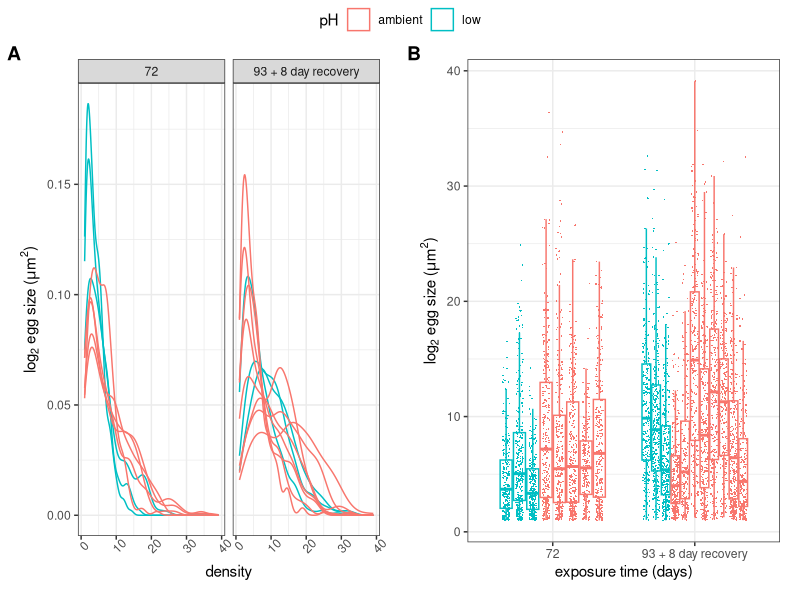
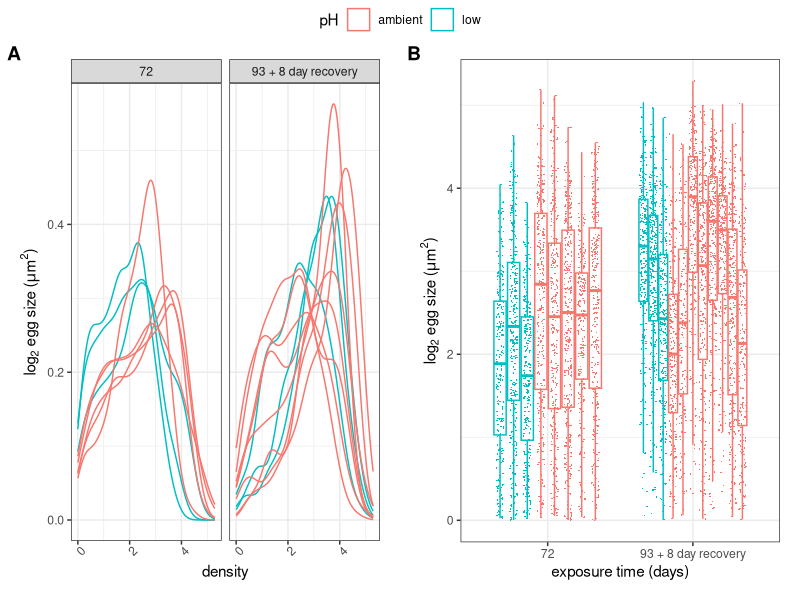
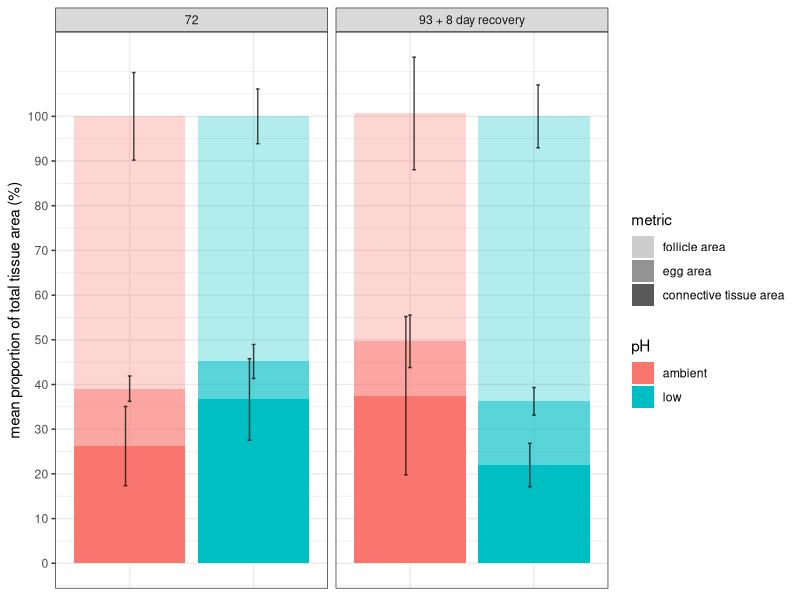
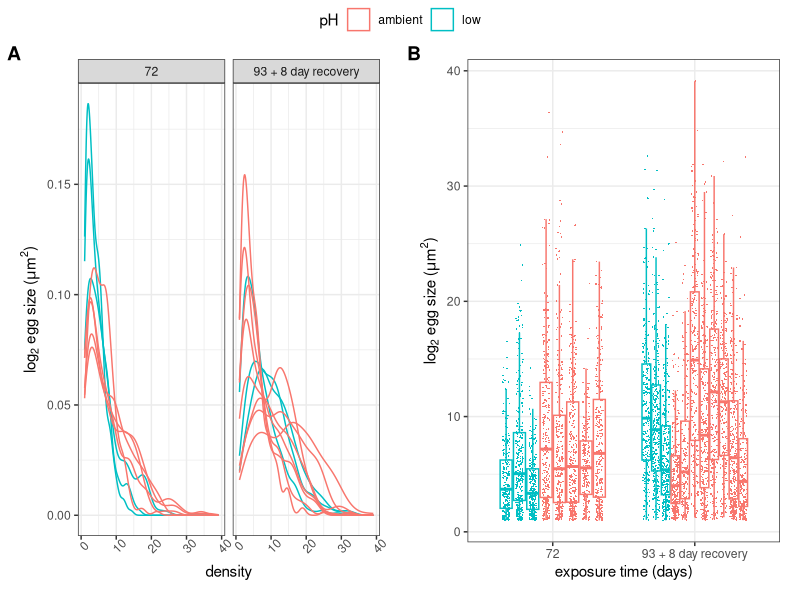
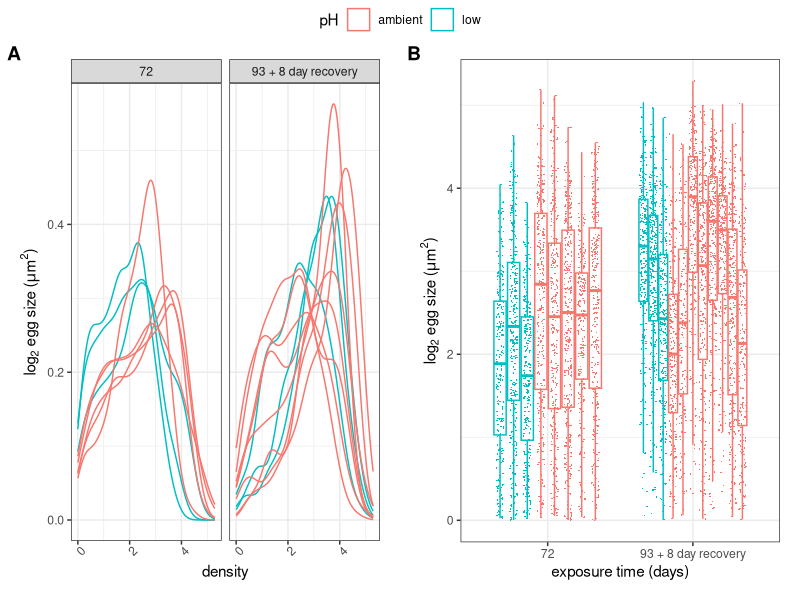
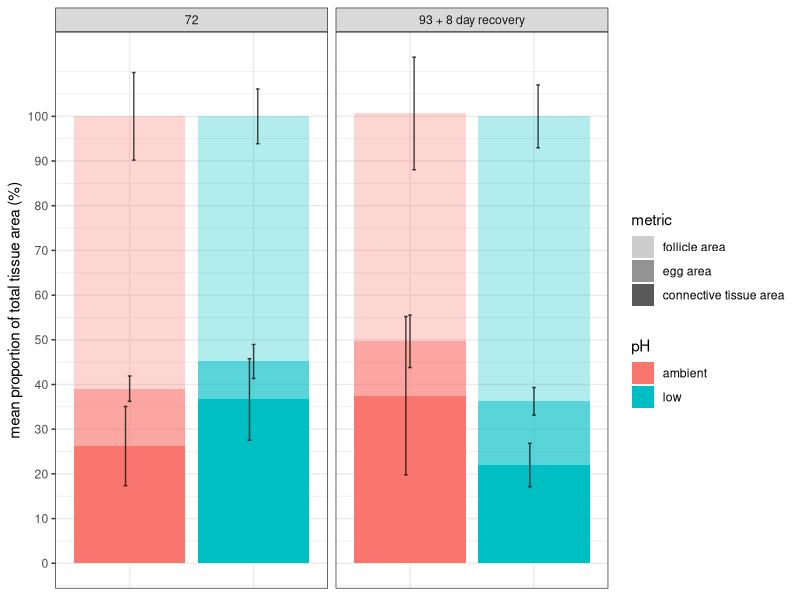

Write the R code that produced these figures, in order.
## ---- chunk 1
library(ggplot2)
library(ggpubr)
library(rstatix)
library(dplyr)
library(broom)
library(lme4)
library(kableExtra)
library(tidyr)
## ---- chunk 2
female_data <- read.csv("../../data/histology/Female_Gonad/20200820_Female_Gonad_RESULTS.csv", stringsAsFactors = F,colClasses = c(rep("character",4),rep("numeric",7)))


egg_size <- read.csv("../../data/histology/Female_Gonad/egg_size.csv", stringsAsFactors = F, colClasses = c("character","character","numeric"))
## ---- chunk 3
#rename columns
colnames(egg_size) <- c("date", "sample_ID", "egg_size")

#merge egg size data with treatment info
egg_size_m <- merge(female_data[,c("date", "sample_ID","pH")], egg_size)

egg_size_m$date <- gsub("20190123", "72",egg_size_m$date)

egg_size_m$date <- gsub("20190221", "93 + 8 day recovery",egg_size_m$date)
## ---- chunk 4
#first check distribution

p <- ggplot(data = egg_size_m,aes(x = egg_size, color = pH, group = sample_ID)) + geom_density() + theme_bw() + labs(x = "density", y =expression(paste(log[2]," egg size (",mu,"m"^2,")", sep = "")))+ theme(plot.margin = unit(c(rep(1,4)), "lines"), axis.text.x = element_text(angle = 45)) + facet_wrap(~date)

#it's left skewed so try log transformation
q <- ggplot(data = egg_size_m,aes(x = log(egg_size,2), color = pH, group = sample_ID)) + geom_density() + theme_bw() + labs(x = "density", y = expression(paste(log[2]," egg size (",mu,"m"^2,")", sep = "")))+ theme(plot.margin = unit(c(rep(1,4)), "lines"), axis.text.x = element_text(angle = 45)) + facet_wrap(~date)

#plot boxplots
r <- ggplot(data = egg_size_m,aes(x = date, y = egg_size, color = pH, group = interaction(pH,date, sample_ID))) + geom_boxplot(outlier.shape = NA) + geom_point(pch = 16, size=0.2,position = position_jitterdodge(jitter.width = 0.05)) + theme_bw() + labs(x = "exposure time (days)", y = expression(paste(log[2]," egg size (",mu,"m"^2,")", sep = "")))+ theme(plot.margin = unit(c(rep(1,4)), "lines"))

#after log transformation
s <- ggplot(data = egg_size_m,aes(x = date, y = log(egg_size,2), color = pH, group = interaction(pH,date, sample_ID))) + geom_boxplot(outlier.shape = NA) + geom_point(pch = 16, size=0.2,position = position_jitterdodge(jitter.width = 0.05)) + theme_bw() + labs(x = "exposure time (days)", y = expression(paste(log[2]," egg size (",mu,"m"^2,")", sep = "")))+ theme(plot.margin = unit(c(rep(1,4)), "lines"))

#plot egg size without transformation
ggpubr::ggarrange(p,r,labels = "AUTO", common.legend = T)


#plot eggs size after transformation
ggpubr::ggarrange(q,s,labels = "AUTO", common.legend = T)
## ---- chunk 5
jpeg("egg_size_dist.jpg", width = 12, height = 6, units = "in", res = 300)
ggpubr::ggarrange(p,r,labels = "AUTO", common.legend = T)
dev.off()

jpeg("log_egg_size_dist.jpg", width = 12, height = 6, units = "in", res = 300)
ggpubr::ggarrange(q,s,labels = "AUTO", common.legend = T)
dev.off()
## ---- chunk 6
tidy(TukeyHSD(aov(log(egg_size,2) ~ pH * date, data = egg_size_m))) %>%
  kbl(caption = "2-way ANOVA: log2 egg size ~ pH * time") %>%
  kable_classic(full_width = F, html_font = "Cambria")

## ---- chunk 7
write.table(tidy(TukeyHSD(aov(log(egg_size,2) ~ pH * date, data = egg_size_m))),"2wayAOV_Tuk_egg_size.txt",sep = "\t", quote = F, row.names = F)
## ---- chunk 8
#calculate proportions

female_data$prop_egg <- (female_data$egg.area..based.on.ind.eggs. / female_data$total.area..um.) *100

female_data$prop_no_tissue <- (female_data$no.tissue.area / female_data$total.area..um.) *100

female_data$prop_cnx_tissue_indve <- (female_data$connective.tissue.area..egg.based.on.indiv./ female_data$total.area..um.)*100

#create column for relative # of eggs
female_data$number.of.eggs.per.um2 <- (female_data$number.of.eggs/female_data$total.area..um.)

female_data$pH_date <- paste(female_data$date, female_data$pH, sep = "_")

#convert female data to long format

female_data_STACKED <- tidyr::gather(female_data,"metric", "um", 5:(ncol(female_data)-1))

female_data_STACKED$um <- as.numeric(female_data_STACKED$um)




#reformat data and calculate mean and sd proportions
female_data_STACKED_props <- female_data_STACKED[grep("prop", female_data_STACKED$metric),]%>%group_by(date, pH,metric) %>% summarise(mean = mean(um), sd =sd(um)) %>% mutate(y_pos = cumsum(mean))

#convert metric to ordered factor
female_data_STACKED_props$metric <- factor(female_data_STACKED_props$metric, levels = rev(c("prop_cnx_tissue_indve","prop_egg", "prop_no_tissue")))


#chi sq to compare 20190123 amb vs. low
ct <- data.frame(female_data_STACKED_props[grep("20190123", female_data_STACKED_props$date),c("pH","mean","metric")]%>% pivot_wider(names_from = metric, values_from = mean))

rownames(ct) <- ct$pH

ct <- ct[,-1]

ct_a <- chisq.test(ct)
ct_a <- tidy(ct_a)
ct_a$comparison <- "ambient:72-low:72"


#chi sq to compare 20190123 amb vs. 20190221 amb
ct <- data.frame(female_data_STACKED_props[grep("ambient", female_data_STACKED_props$pH),c("date","mean","metric")]%>% pivot_wider(names_from = metric, values_from = mean))

rownames(ct) <- ct$pH

ct <- ct[,-1]

ct_b <- chisq.test(ct)
ct_b <- tidy(ct_b)
ct_b$comparison <- "ambient:72-ambient:93 + 8 day recovery"

#chi sq to compare 20190123 low vs. 20190221 low
ct <- data.frame(female_data_STACKED_props[grep("low", female_data_STACKED_props$pH),c("date","mean","metric")]%>% pivot_wider(names_from = metric, values_from = mean))

rownames(ct) <- ct$pH

ct <- ct[,-1]

ct_c <- chisq.test(ct)
ct_c <- tidy(ct_c)
ct_c$comparison <- "low:72-low:93 + 8 day recovery"



#chi sq to compare 20190221 amb vs. 20190221 low
ct <- data.frame(female_data_STACKED_props[grep("20190221", female_data_STACKED_props$date),c("pH","mean","metric")]%>% pivot_wider(names_from = metric, values_from = mean))

rownames(ct) <- ct$pH

ct <- ct[,-1]

ct_d <- chisq.test(ct)
ct_d <- tidy(ct_d)
ct_d$comparison <- "ambient:93 + 8 day recovery-low:93 + 8 day recovery"


#chi sq to compare 20190123 amb vs. 20190221 low
ct <- data.frame(female_data_STACKED_props[which(female_data_STACKED_props$date=="20190123" & female_data_STACKED_props$pH =="ambient" | female_data_STACKED_props$date=="20190221" & female_data_STACKED_props$pH =="low"),c("pH","mean","metric")]%>% pivot_wider(names_from = metric, values_from = mean))

rownames(ct) <- ct$pH

ct <- ct[,-1]

ct_e <- chisq.test(ct)
ct_e <- tidy(ct_e)
ct_e$comparison <- "ambient:72-low:93 + 8 day recovery"


#chi sq to compare 20190221 amb vs. 20190123 low
ct <- data.frame(female_data_STACKED_props[which(female_data_STACKED_props$date=="20190221" & female_data_STACKED_props$pH =="ambient" | female_data_STACKED_props$date=="20190123" & female_data_STACKED_props$pH =="low"),c("pH","mean","metric")]%>% pivot_wider(names_from = metric, values_from = mean))

rownames(ct) <- ct$pH

ct <- ct[,-1]

ct_f <- chisq.test(ct)
ct_f <- tidy(ct_f)
ct_f$comparison <- "ambient:93 + 8 day recovery-low:72"


ct <- rbind(ct_a, ct_b, ct_c, ct_d, ct_e, ct_f)

#perform FDR correction for multiple comparisons

ct$adj.p.value <- p.adjust(ct$p.value)

#reorder columns

ct <- ct[,c("comparison", "statistic", "p.value", "adj.p.value")]


ct %>%
  kbl(caption = "Chi square test: tissue proportions ~ pH") %>%
  kable_classic(full_width = F, html_font = "Cambria")
## ---- chunk 9
write.table(ct,"chisq_tissue_prop.txt",sep = "\t", quote = F, row.names = F)
## ---- chunk 10

#export plot with significance denoted
#plot stacked bar of tissue areas



#change labels for plotting
female_data_STACKED_props_labs <- female_data_STACKED_props

female_data_STACKED_props_labs$date <- gsub("20190123", "72",female_data_STACKED_props_labs$date)

female_data_STACKED_props_labs$date <- gsub("20190221", "93 + 8 day recovery",female_data_STACKED_props_labs$date)

female_data_STACKED_props_labs$metric <- gsub("prop_no_tissue","follicle area", female_data_STACKED_props_labs$metric)

female_data_STACKED_props_labs$metric <- gsub("prop_cnx_tissue_indve","connective tissue area", female_data_STACKED_props_labs$metric)

female_data_STACKED_props_labs$metric <- gsub("prop_egg","egg area", female_data_STACKED_props_labs$metric)

#convert metric to ordered factor
female_data_STACKED_props_labs <- female_data_STACKED_props_labs[order(female_data_STACKED_props_labs$metric),]

female_data_STACKED_props_labs$metric <- factor(female_data_STACKED_props_labs$metric, levels = rev(c(rep("connective tissue area",1), rep("egg area",1), rep("follicle area",1))))

pd <- position_dodge2(width = 0.2)

ggplot(female_data_STACKED_props_labs, aes(pH,mean, fill = pH,alpha = metric)) + 
geom_bar(stat = "identity") + 
geom_errorbar(aes(ymax = y_pos + sd, ymin=y_pos - sd), stat = "identity", width = 0.1, alpha = 0.7, position = pd) + facet_wrap(~date)+ scale_alpha_manual(values=c(seq(0.3,1, length.out = 3))) + theme_bw() + scale_y_continuous(breaks = seq(from = 0, to = 100, by = 10)) + ylab("mean proportion of total tissue area (%)") + theme(axis.title.x = element_blank(), axis.ticks.x = element_blank(), axis.text.x = element_blank())


jpeg("tissue_proportions_stacked_bar.jpg", width = 7, height = 6, units = "in", res = 300)
ggplot(female_data_STACKED_props_labs, aes(pH,mean, fill = pH,alpha = metric)) + 
geom_bar(stat = "identity") + 
geom_errorbar(aes(ymax = y_pos + sd, ymin=y_pos - sd), stat = "identity", width = 0.1, alpha = 0.7, position = pd) + facet_wrap(~date)+ scale_alpha_manual(values=c(seq(0.3,1, length.out = 3))) + theme_bw() + scale_y_continuous(breaks = seq(from = 0, to = 100, by = 10)) + ylab("mean proportion of total tissue area (%)") + theme(axis.title.x = element_blank(), axis.ticks.x = element_blank(), axis.text.x = element_blank()) 
dev.off()
